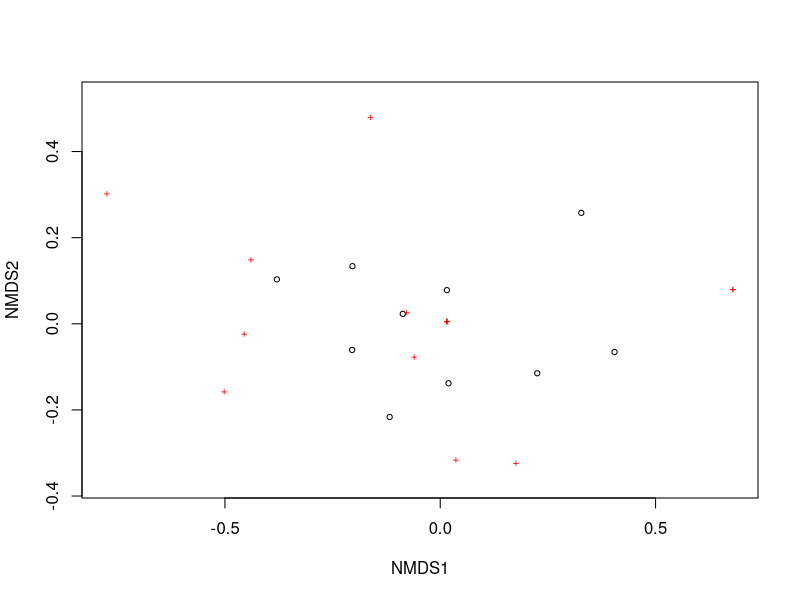
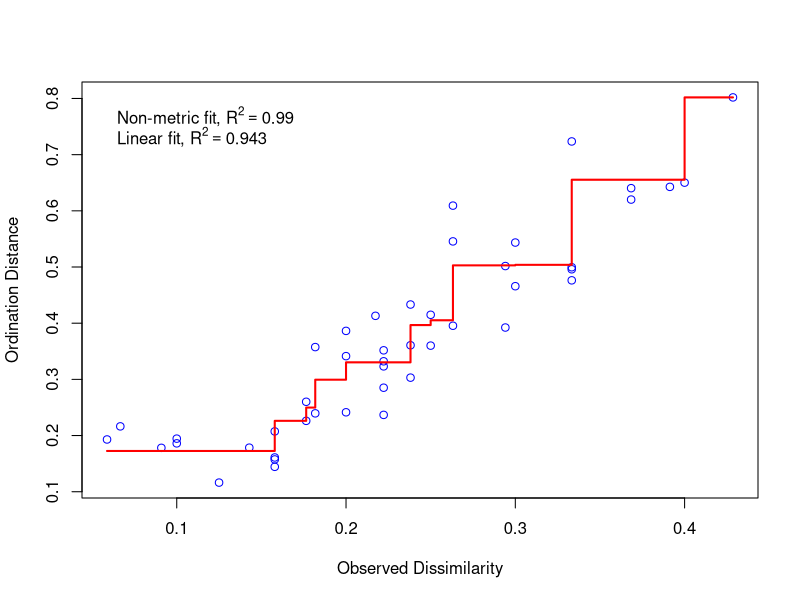
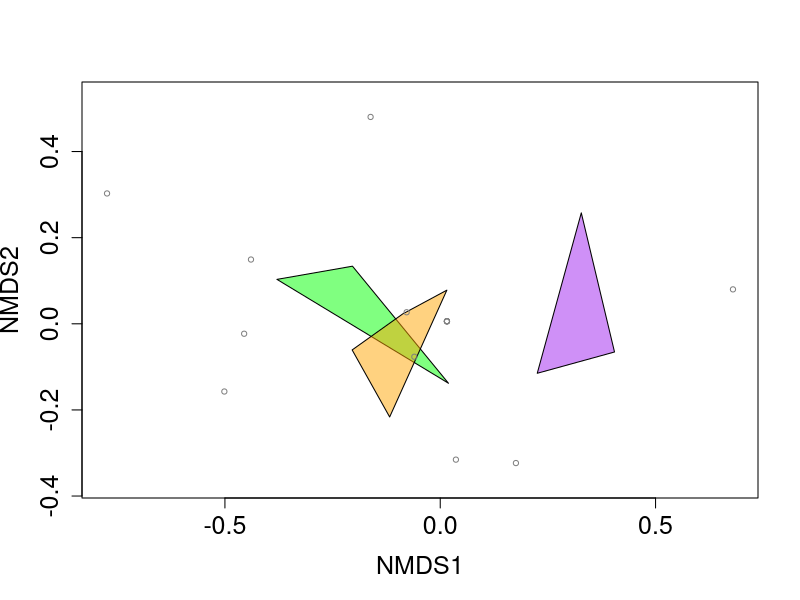

Source code (R) for these figures, in order: (Note: this script raises an error after producing the figures.)
# Dissertation NMDS Analysis
# Carla Leone
# 5th March, 2024

### Load the dataset and packages ----
install.packages("tidyverse")
install.packages("vegan")
library(tidyverse)
library(vegan)
library(readxl)

meta_richness <- read_excel("data/meta_richness.xlsx", 
                            sheet = "big_sheet (3)")
View(meta_richness)
meta_richness$habitat<- as.factor(meta_richness$habitat)

### NMDS broadband Presence/Absence----
max_richness <- read_excel("data/phonic_richness.xlsx", 
                                       sheet = "full_presence (2)")
View(max_richness)
max_richness<- subset(max_richness, select = -c(knock))
## Make separate for habitats
habitats <- read_excel("data/meta_richness.xlsx", 
                       sheet = "habitats")
habitats$habitat<- as.factor(habitats$habitat) # make habitat a factor
habitats<- subset(habitats, select= c(site, habitat)) #reduce the habitat data frame 
#creating max_richness 2 with habitat in the data frame to make plotting easier
max_richness_2<- merge(habitats, max_richness, by = c("site"))
max_richness_2<- max_richness_2 %>%
  column_to_rownames(var = "site")
max_richness_2$habitat<- as.factor(max_richness_2$habitat)
#once max_richness two has been created, can make site the row names in max richness 1
max_richness<- max_richness %>%
  column_to_rownames(var = "site") # make site the name of the rows

### Distance matrix calculation
max_richness_dist<- vegdist(max_richness, method="bray", binary =T)
max_richness_dist
perm_max_richness<- adonis2(max_richness_dist ~ habitat, data = habitats)
perm_max_richness

nmds_richness<- metaMDS(max_richness_dist,
                        distance = "bray", 
                        try = 300)
nmds_richness
#distance = binary bray

# ----
### NMDS Broadband Presence/Absence plot ----

richness_nmds<- metaMDS(max_richness_2[,-c(1)], #the community data
                    distance = "bray",
                    binary = T,
                    k =2 , 
                    try = 300) 
richness_nmds
goodness(richness_nmds)
scores(richness_nmds)
View(max_richness_2)
nrow(max_richness_2$habitat)
#stress = 0.079
#distance = bray
plot(richness_nmds)
stressplot(richness_nmds)

group = as.character(max_richness_2$habitat)
unique(max_richness_2$habitat)
colors = group
colors[colors=="1"] <- "Green"
colors[colors==2] <- "Purple"
colors[colors==3] <- "Orange"

ordiplot(richness_nmds, type = "n", cex.axis = 1.5, cex.lab=1.5)

for(i in unique(group)) {
 ordihull(richness_nmds$point[grep(i, group),], draw="polygon",
       groups = group[group == i],col = colors[grep(i,group)],label=F) } 
 
   orditorp(richness_nmds, display = "species", label=F, col = "Grey50", air = 0.01)
  
   fit <- adonis2(max_richness_2[, -c(1)] ~ habitat, max_richness_2, 
                 permutations = 999, method = "bray")
  fit
  
##needs to a be highlighted and run together
  
## Now to try in ggplot
  # ggplot version - from https://chrischizinski.github.io/rstats/vegan-ggplot2/
  Colours <- c( "#56B4E9", "#009E73", "#F0E442")
  names(Colours) <- c("1", "2", "3")
  Colours_darker <- darken(Colours, 0.4)
  names(Colours_darker) <- c("1", "2", "3")
  
  data.scores <- as.data.frame(scores(richness_nmds)$sites)  #Using the scores function from vegan to extract the site scores and convert to a data.frame
  data.scores$site <- rownames(data.scores)  # create a column of site names, from the rownames of data.scores
  data.scores$grp <- max_richness_2$habitat  #  add the grp variable created earlier
  View(data.scores)
  
  species.scores <- as.data.frame(scores(richness_nmds, "species"))  #Using the scores function from vegan to extract the species scores and convert to a data.frame
  species.scores$species <- rownames(species.scores)  # create a column of species, from the rownames of species.scores
  head(species.scores) 
  # insect_cols_mansort$Corrected_name
  
  hull.data <- data.frame()
  for(i in 1:length(unique(max_richness_2$habitat))){
    temp <- data.scores[data.scores$grp == unique(max_richness_2$habitat)[i], ][chull(data.scores[data.scores$grp == 
                                                                                                          unique(max_richness_2$habitat)[i], c("NMDS1", "NMDS2")]), ]
    hull.data <- rbind(hull.data, temp)
  }
  
  (max_richness_nmds_plot <- ggplot() +
      geom_polygon(data=hull.data,aes(x=NMDS1,y=NMDS2,fill=grp,group=grp),alpha=0.30) +# add the convex hulls
      labs(fill = "Habitat Category") +
      geom_text(data=species.scores,aes(x=NMDS1,y=NMDS2,label=species),size= 2, alpha=0.5) +  # add the species labels
      geom_point(data=data.scores,aes(x=NMDS1,y=NMDS2,colour=grp),size=3) + # add the point markers
      geom_text(data=data.scores,aes(x=NMDS1,y=NMDS2,label=site),size=3,vjust=0) +  # add the site labels
      scale_colour_manual(values=Colours) +
      scale_fill_manual(values=Colours) +
      # scale_x_continuous(limits = c(-1.4, 3), breaks = c(-1,0,1,2,3)) +
      # scale_y_continuous(limits = c(-1.4, 1.2), breaks = c(-1,-0.5,0, 0.5 ,1)) +
      scale_x_continuous(limits = c(-0.7, 1.6), breaks = c(-0.5,0,0.5,1,1.5)) +
      scale_y_continuous(limits = c(-0.7, 0.5), breaks = c(-0.5,0,0.5,1,1.5)) +
      #coord_equal() +
      theme_classic() +
      ggtitle("Broadband Presence/Absence") +
      theme(plot.title = element_text(hjust = 0.5))+
      guides(colour = FALSE))
  
  

###Table of results
# Extract NMDS coordinates
nmds_coordinates <- scores(richness_nmds)
nrow(nmds_coordinates)

# Convert coordinates to a data frame
nmds_df <- as.data.frame(nmds_coordinates)


# Add sample names (row names) to the data frame
nmds_df$site <- rownames(nmds_df)

# Optionally, you can rename the columns for clarity
colnames(nmds_df) <- c("NMDS1", "NMDS2", "Sample")

# Print or manipulate the resulting data frame as needed
print(nmds_df)

### Plots
ordihull(richness_nmds, # the nmds we created
         groups= habitats$habitat, #calling the groups from the mpa data frame we made
         draw = "polygon", # drawing polygons
         col = 1:3, # shading the polygons
         label = FALSE #removing labels from the polygons
) 

### permanova
#permanova
dist_full_richness<- vegdist(max_richness, method="jaccard", binary = TRUE)
perm_full_richness <- adonis2(dist_full_richness ~ habitat, data = habitats)

summary(perm_full_richness)
perm_full_richness
#significant p = 0.017

# dispersion
?betadisper()
permdisp_max_richness<- betadisper(dist_full_richness, habitat)
plot(permdisp_max_richness)
permdisp_max_richness
?permutest.betadisper
anova(permdisp_max_richness)
pmod <- permutest(permdisp_max_richness, permutations = 99, pairwise = TRUE)
pmod
# p value is 0.97 which indicates that the dispersion is not significantly different between the groups. 

### SIMPER
basic_simper<- simper(max_richness,
                      distance= "jaccard",#our community data set
                      permutations = 999) # permutations to run

summary(basic_simper , ordered = TRUE) #summary is the total contrast.

habitat_simper<- simper(max_richness, 
                         habitats$habitat,
                        distance= "jaccard",
                         permutations = 999)
?simper()
summary(habitat_simper)
habitat_simper

### permatfull on pres/abs
x1<- permatfull(max_richness, strata = habitats$habitat)
summary(x1)
plot(x1)


#----
#----
### NMDS Full Relative Abundance ----
max_relative_abundance <- read_excel("data/phonic_richness.xlsx", 
                           sheet = "full_relative_abundance (2)")
View(max_relative_abundance)
max_relative_abundance<- subset(max_relative_abundance, select = -c(knock))

max_relative_abundance<- max_relative_abundance %>%
  column_to_rownames(var = "site") # make site the name of the rows


## Make separate for habitats
habitats <- read_excel("data/meta_richness.xlsx", 
                       sheet = "habitats")
View(habitats)
habitats$habitat<- as.factor(habitats$habitat)
habitats<- subset(habitats, select = -c(boats,wind, animals))
habitats<- habitats %>%
  column_to_rownames(var = "site")

### NMDS
relative_abundance_nmds<- metaMDS(dist_full_relative_abundance, #the community data
                        distance = "bray",# Using bray-curtis distance
                        try = 300)
relative_abundance_nmds
#stress = 0.0826
#distance = bray
plot(relative_abundance_nmds)
stressplot(relative_abundance_nmds)

### Plots

ordihull(relative_abundance_nmds, # the nmds we created
         groups= habitats$habitat, #calling the groups from the mpa data frame we made
         draw = "polygon", # drawing polygons
         col = 1:3, # shading the polygons
         label = FALSE #removing labels from the polygons
) 

### permanova
install.packages("pairwise.adonis")

dist_full_relative_abundance<- vegdist(max_relative_abundance, method="bray")
perm_full_relative_abundance <- adonis2(dist_full_relative_abundance ~ habitat, data = habitats)
pairwise1<- pairwise.adonis2(dist_full_relative_abundance ~ habitat, 
                 data =habitats, permutations = 999)
perm_full_relative_abundance
#not significant p = 0.182

#significant 

### SIMPER
basic_simper<- simper(max_relative_abundance,
                      distance= "bray",#our community data set
                      permutations = 999) # permutations to run

summary(basic_simper , ordered = TRUE) #summary is the total contrast.

habitat_simper<- simper(max_relative_abundance, 
                        habitats$habitat,
                        distance= "bray",
                        permutations = 999)
summary(habitat_simper)



# ----
# ----
# ----
## NMDS Broadband Abundance ---- 
# Load the data
library(readxl)
full_abundance <- read_excel("data/phonic_richness.xlsx", 
                            sheet = "full_occurrence (2)")
View(full_abundance)
full_abundance<- subset(full_abundance, select = -c(knock))


# make the sites the row names
full_abundance<- full_abundance %>%
column_to_rownames(var = "site")
str(full_abundance)

full_abundance<- full_abundance[, 1:16] <- full_abundance[, 1:16] * 13
View(full_abundance)

# calculating distances and permanova
full_abundance_distance<- vegdist(full_abundance, method="bray")
perm_full_abundance<- adonis2(full_abundance_distance ~ habitat, data = habitats)
perm_full_abundance

# make the nmds
full_abundance_nmds<- metaMDS(full_abundance_distance, #the community data
                      distance = "bray",
               k=2,# Using bray-curtis distance
                      try = 300)

full_abundance_nmds
#stress = 0.079
# method of distance is bray curtis dissimilarity

plot(full_abundance_nmds)
ordihull(full_occurrence_nmds, # the nmds we created
         groups= habitats$habitat, #calling the groups from the mpa data frame we made
         draw = "polygon", # drawing polygons
         col = 1:3, # shading the plygons
         label = FALSE #removing labels from the plygons
) 


### SIMPER = contribution to dissimilarities ...between groups
basic_simper_full_abundance<- simper(full_abundance,
                      distance= "bray",#our community data set
                      permutations = 999) # permutations to run

summary(basic_simper_full_abundance, ordered = T) #summary is the total contrast.
# Extract dissimilarity values and contributions
dissimilarity <- basic_simper_full_abundance$diss
contributions <- basic_simper_full_abundance$contrib

# Combine dissimilarity and contributions into a data frame
simper_output <- data.frame(Dissimilarity = dissimilarity, Contributions = contributions)
View(simper_output)
basic_simper_full_abundance
write.table(basic_simper_full_abundance)
write.table(basic_simper_full_abundance, file = "simper_output_table.txt", sep = "\t", quote = FALSE)
?simper
habitat_simper_full_abundance<- simper(full_abundance, 
                        habitats$habitat,
                        distance= "bray",
                        permutations = 999)
summary(habitat_simper_full_abundance)

# ----
## NMDS Broadband Abundance Plot ----
# the nmds
full_abundance_nmds<- metaMDS(max_abundance_2[,-c(1)], #the community data
                              distance = "bray",
                              k=2,# Using bray-curtis distance
                              try = 300)
full_abundance_nmds
max_abundance_2<- merge(habitats, full_abundance, by = c("site"))
max_abundance_2<- max_abundance_2 %>%
  column_to_rownames(var = "site")
max_abundance_2$habitat<- as.factor(max_abundance_2$habitat)
max_abundance_2<- subset(max_abundance_2, select= -c(knock))



group = as.character(max_abundance_2$habitat)
unique(max_abundance_2$habitat)
colors = group
colors[colors=="1"] <- "Green"
colors[colors==2] <- "Purple"
colors[colors==3] <- "Orange"

ordiplot(full_abundance_nmds, type = "n", cex.axis = 1.5, cex.lab=1.5)

for(i in unique(group)) {
  ordihull(full_abundance_nmds$point[grep(i, group),], draw="polygon",
           groups = group[group == i],col = colors[grep(i,group)],label=F) } 

orditorp(full_abundance_nmds, display = "species", label=F, col = "Grey50", air = 0.01)

fit <- adonis2(max_abundance_2[, -c(1)] ~ habitat, max_abundance_2, 
               permutations = 999, method = "bray")
fit

##needs to a be highlighted and run together

## Now to try in ggplot
# ggplot version - from https://chrischizinski.github.io/rstats/vegan-ggplot2/
Colours <- c( "#56B4E9", "#009E73", "#F0E442")
names(Colours) <- c("1", "2", "3")
Colours_darker <- darken(Colours, 0.4)
names(Colours_darker) <- c("1", "2", "3")

data.scores <- as.data.frame(scores(full_abundance_nmds)$sites)  #Using the scores function from vegan to extract the site scores and convert to a data.frame
data.scores$site <- rownames(data.scores)  # create a column of site names, from the rownames of data.scores
data.scores$grp <- max_abundance_2$habitat  #  add the grp variable created earlier
View(data.scores)

species.scores <- as.data.frame(scores(full_abundance_nmds, "species"))  #Using the scores function from vegan to extract the species scores and convert to a data.frame
species.scores$species <- rownames(species.scores)  # create a column of species, from the rownames of species.scores
head(species.scores) 
# insect_cols_mansort$Corrected_name

hull.data <- data.frame()
for(i in 1:length(unique(max_abundance_2$habitat))){
  temp <- data.scores[data.scores$grp == unique(max_abundance_2$habitat)[i], ][chull(data.scores[data.scores$grp == 
                                                                                                  unique(max_abundance_2$habitat)[i], c("NMDS1", "NMDS2")]), ]
  hull.data <- rbind(hull.data, temp)
}

(max_abundance_nmds_plot <- ggplot() +
    geom_polygon(data=hull.data,aes(x=NMDS1,y=NMDS2,fill=grp,group=grp),alpha=0.30) +# add the convex hulls
    labs(fill = "Habitat Category") +
   # geom_text(data=species.scores,aes(x=NMDS1,y=NMDS2,label=species),size= 2, alpha=0.5) +  # add the species labels
    geom_point(data=data.scores,aes(x=NMDS1,y=NMDS2,colour=grp),size=3) + # add the point markers
    geom_text(data=data.scores,aes(x=NMDS1,y=NMDS2,label=site),size=3,vjust=0) +  # add the site labels
    scale_colour_manual(values=Colours) +
    scale_fill_manual(values=Colours) +
    # scale_x_continuous(limits = c(-1.4, 3), breaks = c(-1,0,1,2,3)) +
    # scale_y_continuous(limits = c(-1.4, 1.2), breaks = c(-1,-0.5,0, 0.5 ,1)) +
    scale_x_continuous(limits = c(-0.7, 0.8), breaks = c(-0.5,0,0.5,1,1.5)) +
    scale_y_continuous(limits = c(-0.7, 0.5), breaks = c(-0.5,0,0.5,1,1.5)) +
    #coord_equal() +
    theme_classic() +
    ggtitle("Broadband Sound Type Abundance") +
    theme(plot.title = element_text(hjust = 0.5),
           axis.text = element_text(size = 14),  # adjust font size of axis text
           axis.title = element_text(size = 16))+
    guides(colour = FALSE) +
  theme(axis.line = element_line(size = 1),  # adjust axis line thickness
                                  legend.text = element_text(size = 12),  # increase legend text size
                                  legend.title = element_text(size = 14))  

)

# plotting with ggplot ----
data.scores <- as.data.frame(scores(activity_nmds))  #Using the scores function from vegan to extract the site scores and convert to a data.frame
data.scores$site <- rownames(data.scores)  # create a column of site names, from the rownames of data.scores
data.scores$habitat <- habitats  #  add the grp variable created earlier
head(data.scores) 

species.scores <- as.data.frame(scores(activity_nmds, "species"))  #Using the scores function from vegan to extract the species scores and convert to a data.frame
species.scores$species <- rownames(species.scores)  # create a column of species, from the rownames of species.scores
head(species.scores) 

grp.1 <- data.scores[data.scores$habitat == "1", ][chull(data.scores[data.scores$habitat == 
                                                                   "1", c("sites.NMDS1", "sites.NMDS2")]), ]  # hull values for grp A

grp.2 <- data.scores[data.scores$habitat == "2", ][chull(data.scores[data.scores$habitat == 
                                                                   "2", c("sites.NMDS1", "sites.NMDS2")]), ]  # hull values for grp B

grp.3 <- data.scores[data.scores$habitat == "3", ][chull(data.scores[data.scores$habitat == 
                                                                       "3", c("sites.NMDS1", "sites.NMDS2")]), ]  # hull values for grp B

hull.data <- rbind(grp.1, grp.2, grp.3)  #combine grp.a and grp.b
hull.data

library(tidyverse)
Colours <- c("#E69F00", "#56B4E9", "#009E73", "#F0E442", "#0072B2", "#D55E00")
names(Colours) <- c("BW", "LI", "SOSR", "WB", "WOSR", "WW")
Colours_darker <- darken(Colours, 0.4)
names(Colours_darker) <- c("BW", "LI", "SOSR", "WB", "WOSR", "WW")

(  full_abundance_NMDS_plot <- ggplot() +
    geom_polygon(data=hull.data,aes(x=sites.NMDS1,y=sites.NMDS2,fill=habitat,group=habitat),alpha=0.30) + # add the convex hulls
    #geom_text(data=species.scores,aes(x=NMDS1,y=NMDS2,label=species),alpha=0.5) +  # add the species labels
    geom_point(data=data.scores,aes(x=sites.NMDS1,y=sites.NMDS2,colour=habitat),size=3) + # add the point markers
    #geom_text(data=data.scores,aes(x=NMDS1,y=NMDS2,label=site),size=6,vjust=0) +  # add the site labels
    scale_colour_manual(values=Colours) +
    scale_fill_manual(values=Colours) +
    # scale_x_continuous(limits = c(-1.4, 3), breaks = c(-1,0,1,2,3)) +
    # scale_y_continuous(limits = c(-1.4, 1.2), breaks = c(-1,-0.5,0, 0.5 ,1)) +
    scale_x_continuous(limits = c(-0.7, 1.6), breaks = c(-0.5,0,0.5,1,1.5)) +
    scale_y_continuous(limits = c(-0.7, 0.5), breaks = c(-0.5,-0.25,0,0.25,0.5)) +
    #coord_equal() 
    ggtitle("Invertebrates") +
    theme(plot.title = element_text(hjust = 0.5)))

# SIMPER 
basic_simper_activity<- simper(activity_nmds, #our community data set
                      permutations = 999) # permutations to run

summary(basic_simper , ordered = TRUE) #summary is the total contrast.

habitat_simper<- simper(activity, 
                        habitats$habitat,
                        permutations = 999)
summary(habitat_simper, ordered = T)
stressplot(nmds)
ordiplot(nmds, type= "text")


# ----
# ----
## NMDS Low Relative Abundance ----
# import the dataset
low_relative_abundance <- read_excel("data/phonic_richness.xlsx", 
                            sheet = "low_relative_abundance (2)")

low_relative_abundance<- subset(low_relative_abundance, select = -c(13) ) #remove unnecessary columns
low_relative_abundance<- low_relative_abundance %>%
  column_to_rownames(var = "site")
View(low_relative_abundance)
# Make the nmds
low_abundance_nmds<- metaMDS(low_relative_abundance, #the community data
           distance = "bray",
           k=2, # Using bray-curtis distance
           try = 300)
low_abundance_nmds
# stress = 0.066
plot(low_abundance_nmds)
abundance_simper_habitat<- simper(abundances,
                                  habitats$habitat,#our community data set
                          permutations = 999) # permutations to run
summary(abundance_simper_habitat)
### permanova
dist_low_abundance<- vegdist(low_relative_abundance, method="bray")
perm_low_abundance <- adonis2(dist_low_abundance ~ habitat, data = habitats)

perm_low_abundance
#not significant , p = 0.083


### Plots
ordihull(low_abundance_nmds, # the nmds we created
         groups= habitats$habitat, #calling the groups from the mpa data frame we made
         draw = "polygon", # drawing polygons
         col = 1:3, # shading the plygons
         label = FALSE #removing labels from the plygons
) 

### SIMPER
basic_simper<- simper(abundance_nmds, #our community data set
                      permutations = 999) # permutations to run

summary(basic_simper , ordered = TRUE) #summary is the total contrast.

habitat_simper<- simper(presence_nmds, 
                        habitats$habitat,
                        permutations = 999)
summary(habitat_simper)


# ----
# ---- 
## NMDS Low presence ----
low_presence<- read_excel("data/phonic_richness.xlsx", 
                                      sheet = "low_presence (2)")
View(low_presence)
low_presence<- subset(low_presence, select = -c(habitat) ) #remove unnecessary columns

low_presence<- low_presence %>%
  column_to_rownames(var = "site")
View(low_presence)

## Distance matrix and PERMANOVA
low_presence_dist<- vegdist(low_presence, method = "bray", binary = T)
low_presence_perm<- adonis2(low_presence_dist~ habitat, data = habitats)
low_presence_perm


##nmds
nmds_low_presence<-  metaMDS(low_presence_dist, 
                                            distance = "bray",
                                            k = 2, 
                                            try = 300)

nmds_low_presence
# stress = 0.077
plot(nmds_low_presence)
stressplot(nmds_low_presence)
ordiplot(nmds_low_presence, type= "text")


#simper
basic_simper<- simper(low_presence, #our community data set
                      permutations = 999) # permutations to run

summary(basic_simper , ordered = TRUE) #summary is the total contrast.

habitat_simper<- simper(nmds_low_richness_matrix, 
                        habitats$habitat,
                        permutations = 999)
summary(habitat_simper)
#plot
plot.new()
ordihull(nmds_low_presence, # NMDS results object
         groups = habitats$habitat, # Grouping variable
         draw = "polygon", # Draw polygons
         col = 1:3, # Specify colors for polygons
         label = FALSE # Remove labels from polygons
)
## ----
## NMDS Low presence Plot ----
# the nmds
low_presence_nmds<- metaMDS(low_presence_2[,-c(1)], #the community data
                              distance = "bray",
                            binary = T,
                              k=2,# Using bray-curtis distance
                              try = 300)


low_presence_2<- merge(habitats, low_presence, by = c("site"))
low_presence_2<- low_presence_2 %>%
  column_to_rownames(var = "site")
low_presence_2$habitat<- as.factor(low_presence_2$habitat)
View(low_presence_2)



group = as.character(low_presence_2$habitat)
unique(low_presence_2$habitat)
colors = group
colors[colors=="1"] <- "Green"
colors[colors==2] <- "Purple"
colors[colors==3] <- "Orange"

ordiplot(low_presence_nmds, type = "n", cex.axis = 1.5, cex.lab=1.5)

for(i in unique(group)) {
  ordihull(low_presence_nmds$point[grep(i, group),], draw="polygon",
           groups = group[group == i],col = colors[grep(i,group)],label=F) } 

orditorp(low_presence_nmds, display = "species", label=F, col = "Grey50", air = 0.01)

fit <- adonis2(low_presence_2[, -c(1)] ~ habitat, low_presence_2, 
               permutations = 999, method = "bray")
fit

##needs to a be highlighted and run together

## Now to try in ggplot
# ggplot version - from https://chrischizinski.github.io/rstats/vegan-ggplot2/
Colours <- c( "#56B4E9", "#009E73", "#F0E442")
names(Colours) <- c("1", "2", "3")
Colours_darker <- darken(Colours, 0.4)
names(Colours_darker) <- c("1", "2", "3")

data.scores <- as.data.frame(scores(low_presence_nmds)$sites)  #Using the scores function from vegan to extract the site scores and convert to a data.frame
data.scores$site <- rownames(data.scores)  # create a column of site names, from the rownames of data.scores
data.scores$grp <-low_presence_2$habitat  #  add the grp variable created earlier
View(data.scores)

species.scores <- as.data.frame(scores(low_presence_nmds, "species"))  #Using the scores function from vegan to extract the species scores and convert to a data.frame
species.scores$species <- rownames(species.scores)  # create a column of species, from the rownames of species.scores
head(species.scores) 
# insect_cols_mansort$Corrected_name

hull.data <- data.frame()
for(i in 1:length(unique(low_presence_2$habitat))){
  temp <- data.scores[data.scores$grp == unique(low_presence_2$habitat)[i], ][chull(data.scores[data.scores$grp == 
                                                                                                   unique(low_presence_2$habitat)[i], c("NMDS1", "NMDS2")]), ]
  hull.data <- rbind(hull.data, temp)
}

(low_presence_nmds_plot <- ggplot() +
    geom_polygon(data=hull.data,aes(x=NMDS1,y=NMDS2,fill=grp,group=grp),alpha=0.30) +# add the convex hulls
    labs(fill = "Habitat Category") +
    geom_text(data=species.scores,aes(x=NMDS1,y=NMDS2,label=species),size= 2, alpha=0.5) +  # add the species labels
    geom_point(data=data.scores,aes(x=NMDS1,y=NMDS2,colour=grp),size=3) + # add the point markers
    geom_text(data=data.scores,aes(x=NMDS1,y=NMDS2,label=site),size=3,vjust=0) +  # add the site labels
    scale_colour_manual(values=Colours) +
    scale_fill_manual(values=Colours) +
    # scale_x_continuous(limits = c(-1.4, 3), breaks = c(-1,0,1,2,3)) +
    # scale_y_continuous(limits = c(-1.4, 1.2), breaks = c(-1,-0.5,0, 0.5 ,1)) +
    scale_x_continuous(limits = c(-0.7, 1.0), breaks = c(-0.5,0,0.5,1,1.5)) +
    scale_y_continuous(limits = c(-0.7, 1.0), breaks = c(-0.5,0,0.5,1,1.5)) +
    #coord_equal() +
    theme_classic() +
    ggtitle("Low Frequency Band Sound Type Presence/Absence") +
    theme(plot.title = element_text(hjust = 0.5))+
    guides(colour = FALSE))


## ----
## NMDS low Abundance ----
low_abundance<- read_excel("data/phonic_richness.xlsx", 
                                      sheet = "low_activity (2)")
View(low_abundance)
low_abundance<- subset(low_abundance, select = -c(habitat))
low_abundance<- low_abundance %>%
  column_to_rownames(var = "site")
str(low_abundance)
low_abundance<- low_abundance[, 1:12] <- low_abundance[, 1:12] * 13

## distances and permanva
low_abundance_dist<- vegdist(low_abundance, method = "bray")
low_abundance_perm<- adonis2(low_abundance_dist~ habitat, data = habitats)
low_abundance_perm

##nmds
nmds_low_abundance<-  metaMDS(low_abundance, #the community data
                             distance = "bray",
                             # Using bray-curtis distance
                             try = 300)

nmds_low_occurrence
#stress = 0.067

stressplot(nmds_low_abundance)
ordiplot(nmds_low_occurrence, type= "text")
?ordiplot
plot(nmds_low_occurrence)
View(habitats)

ordihull(nmds_low_occurrence, # the nmds we created
         groups= habitats$habitat, #calling the groups from the mpa data frame we made
         draw = "polygon", # drawing polygons
         col = 1:3, # shading the plygons
         label = FALSE #removing labels from the plygons
) 

nmds_low_occurrence$points

# Calculate convex hulls
chulls <- as.data.frame(tapply(1:nrow(nmds_low_occurrence$points), habitats$habitat, function(i) {
  hull_pts <- chull(nmds_low_occurrence$points[i, 1], nmds_low_occurrence$points[i, 2])
  cbind(nmds_low_occurrence$points[i[hull_pts], ], Group = unique(habitats$habitat[i]))
}))

# Plot NMDS points and convex hulls
ggplot() +
geom_point (data = nmds_low_occurrence$points, aes(x = MDS1, y = MDS2)) +
  geom_polygon(data = chulls, aes(group = habitat), fill = NA, color = "black") +
  labs(title = "NMDS Plot with Convex Hulls", x = "MDS1", y = "MDS2")

## adding habitat
habitats <- read_excel("data/meta_richness.xlsx", 
                       sheet = "habitats")
View(habitats)
habitats$habitat<- as.factor(habitats$habitat)

# Try PERMANOVA
dist_low_occurrence<- vegdist(low_occurrence, method="bray")
perm_low_occurrence <- adonis2(low_abundance ~ habitat, data = habitats)

summary(perm_low_occurrence)
perm_low_occurrence
# is significant: 0.033 = p

#simper
basic_simper<- simper(nmds_low_abundance_matrix, #our community data set
                      permutations = 999) # permutations to run

summary(basic_simper , ordered = TRUE) #summary is the total contrast.
# none have significant p values, but highest ratio is the thump

habitat_simper<- simper(dist_low_occurrence, 
                        habitats$habitat,
                        permutations = 999)
summary(habitat_simper)
w# difference between 1-2 = knock
# difference between 1-3 = croak and knock
# difference between 2-3 = low long grunt

##Plot
ordihull(nmds_low_abundance_matrix, # the nmds we created
         groups= habitats$habitat, #calling the groups from the mpa data frame we made
         draw = "polygon", # drawing polygons
         col = 1:3, # shading the plygons
         label = FALSE #removing labels from the plygons
) 

## ----
### NMDS Low abundance plot ----
# the nmds
low_abundance_nmds<- metaMDS(low_abundance_2[,-c(1)], #the community data
                            distance = "bray",
                            k=2,# Using bray-curtis distance
                            try = 300)

low_abundance<- read_excel("data/phonic_richness.xlsx", 
                           sheet = "low_activity (2)")
low_abundance<- subset(low_abundance, select = -c(habitat))
low_abundance<- low_abundance %>%
  column_to_rownames(var = "site")
site<- rownames(low_abundance)
low_abundance<- low_abundance[, 1:12] <- low_abundance[, 1:12] * 13
low_abundance$site<- site
str(low_abundance)
low_abundance_2<- merge(habitats, low_abundance, by = c("site"))
low_abundance_2<- low_abundance_2 %>%
  column_to_rownames(var = "site")
low_abundance_2$habitat<- as.factor(low_abundance_2$habitat)
View(low_abundance_2)



group = as.character(low_abundance_2$habitat)
unique(low_abundance_2$habitat)
colors = group
colors[colors=="1"] <- "Green"
colors[colors==2] <- "Purple"
colors[colors==3] <- "Orange"

ordiplot(low_abundance_nmds, type = "n", cex.axis = 1.5, cex.lab=1.5)

for(i in unique(group)) {
  ordihull(low_abundance_nmds$point[grep(i, group),], draw="polygon",
           groups = group[group == i],col = colors[grep(i,group)],label=F) } 

orditorp(low_abundance_nmds, display = "species", label=F, col = "Grey50", air = 0.01)

fit <- adonis2(low_abundance_2[, -c(1)] ~ habitat, low_abundance_2, 
               permutations = 999, method = "bray")
fit

##needs to a be highlighted and run together

## Now to try in ggplot
# ggplot version - from https://chrischizinski.github.io/rstats/vegan-ggplot2/
Colours <- c( "#56B4E9", "#009E73", "#F0E442")
names(Colours) <- c("1", "2", "3")
Colours_darker <- darken(Colours, 0.4)
names(Colours_darker) <- c("1", "2", "3")

data.scores <- as.data.frame(scores(low_abundance_nmds)$sites)  #Using the scores function from vegan to extract the site scores and convert to a data.frame
data.scores$site <- rownames(data.scores)  # create a column of site names, from the rownames of data.scores
data.scores$grp <-low_abundance_2$habitat  #  add the grp variable created earlier
View(data.scores)

species.scores <- as.data.frame(scores(low_abundance_nmds, "species"))  #Using the scores function from vegan to extract the species scores and convert to a data.frame
species.scores$species <- rownames(species.scores)  # create a column of species, from the rownames of species.scores
head(species.scores) 
# insect_cols_mansort$Corrected_name

hull.data <- data.frame()
for(i in 1:length(unique(low_abundance_2$habitat))){
  temp <- data.scores[data.scores$grp == unique(low_abundance_2$habitat)[i], ][chull(data.scores[data.scores$grp == 
                                                                                                  unique(low_abundance_2$habitat)[i], c("NMDS1", "NMDS2")]), ]
  hull.data <- rbind(hull.data, temp)
}

(low_abundance_nmds_plot <- ggplot() +
    geom_polygon(data=hull.data,aes(x=NMDS1,y=NMDS2,fill=grp,group=grp),alpha=0.30) +# add the convex hulls
    labs(fill = "Habitat Category") +
   geom_text(data=species.scores,aes(x=NMDS1,y=NMDS2,label=species),size= 2, alpha=0.5) +  # add the species labels
    geom_point(data=data.scores,aes(x=NMDS1,y=NMDS2,colour=grp),size=3) + # add the point markers
    geom_text(data=data.scores,aes(x=NMDS1,y=NMDS2,label=site),size=3,vjust=0) +  # add the site labels
    scale_colour_manual(values=Colours) +
    scale_fill_manual(values=Colours) +
    # scale_x_continuous(limits = c(-1.4, 3), breaks = c(-1,0,1,2,3)) +
    # scale_y_continuous(limits = c(-1.4, 1.2), breaks = c(-1,-0.5,0, 0.5 ,1)) +
    scale_x_continuous(limits = c(-0.7, 1.6), breaks = c(-0.5,0,0.5,1,1.5)) +
    scale_y_continuous(limits = c(-0.7, 1.0), breaks = c(-0.5,0,0.5,1,1.5)) +
    #coord_equal() +
    theme_classic() +
    ggtitle("Low Frequency Band Sound Type Abundance") +
    theme(plot.title = element_text(hjust = 0.5))+
    guides(colour = FALSE))
### ----
### ----
## low occurrence nmds----
nmds_low_activity_matrix<- read_excel("data/meta_richness.xlsx", 
                                       sheet = "low_activity")
View(nmds_low_activity_matrix)
nmds_low_activity_matrix<- subset(nmds_low_activity_matrix, select = -c(simpsons,habitat, max_richness) ) #remove unnecessary columnsc


nmds_low_activity_matrix<- nmds_low_activity_matrix %>%
  column_to_rownames(var = "site")
View(nmds_low_abundance_matrix)

##nmds
nmds_low_activity<-  metaMDS(nmds_low_activity_matrix, #the community data
                              distance = "bray",
                              autotransform = T,
                              # Using bray-curtis distance
                              try = 300)

nmds_low_activity
plot(nmds_low_abundance)
stressplot(nmds_low_activity)
ordiplot(nmds_low_activity, type= "text")

ordihull(nmds_low_abundance_matrix, # the nmds we created
         groups= habitats$habitat, #calling the groups from the mpa data frame we made
         draw = "polygon", # drawing polygons
         col = 1:3, # shading the plygons
         label = FALSE #removing labels from the plygons
) 


## adding habitat
habitats <- read_excel("data/meta_richness.xlsx", 
                       sheet = "habitats")
View(habitats)
habitats$habitat<- as.factor(habitats$habitat)

# Try PERMANOVA
dist_low_activity<- vegdist(nmds_low_activity_matrix, method="bray")
perm_low_activity <- adonis2(dist_low_activity ~ habitat, data = habitats)

summary(perm_low_abundance)
perm_low_activity
#significant


#simper
basic_simper<- simper(nmds_low_abundance_matrix, #our community data set
                      permutations = 999) # permutations to run

summary(basic_simper , ordered = TRUE) #summary is the total contrast.
# none have significant p values, but highest ratio is the thump

habitat_simper<- simper(nmds_low_abundance_matrix, 
                        habitats$habitat,
                        permutations = 999)
summary(habitat_simper)
# difference between 1-2 = knock
# difference between 1-3 = croak and knock
# difference between 2-3 = low long grunt

##Plot
ordihull(nmds_low_activity_matrix, # the nmds we created
         groups= habitats$habitat, #calling the groups from the mpa data frame we made
         draw = "polygon", # drawing polygons
         col = 1:3, # shading the plygons
         label = FALSE #removing labels from the plygons
) 

## Richness vs time ----
class(meta_richness$time)
View(meta_richness)
View(richness)
richness$richness<- as.numeric(richness$richness)

#Compute average richness for each time point and habitat category
df_avg <- richness %>%
  group_by(time,habitat) %>%
  summarise(avg_richness = mean(max_richnes),
            sd_richness = sd(max_richnes),
            se_richness = sd(max_richnes) /sqrt(n()))%>%
              ungroup()
#gives the stats for each habitat at each time point. Has taken the average richness of each habitat for each time.

### Group by site
df_avg_site<- richness %>%
  group_by(time,site) %>%
  summarise(avg_richness = mean(richness),
            sd_richness = sd(richness),
            se_richness = sd(richness) /sqrt(n()))%>%
  ungroup()

View(df_avg)

### Plot by habitat
ggplot(df_avg, aes(x = time, y = avg_richness, color = habitat)) +
  geom_line() +  # Add lines
  geom_point() +  # Add points
  labs(x = "Time", y = "Average Richness", color = "Habitat Category") +  # Labels
  theme_minimal()  # Optional: change theme if desired

### plot by site
ggplot(df_avg_site, aes(x = time, y = avg_richness, color = site)) +
  geom_line() +  # Add lines
  geom_point() +  # Add points
  labs(x = "Time", y = "Average Richness", color = "Habitat Category") +  # Labels
  theme_minimal()  # Optional: change theme if desired


### Using the full dataset richness to plot and adding error bars
ggplot(richness, aes(x = time, y = richness, color = habitat)) +
  stat_summary(fun.data = mean_se, geom = "line") +  # Add lines with mean and standard error
  stat_summary(fun.data = mean_se, geom = "point") +  # Add points with mean and standard error
  stat_summary(fun.data = mean_se, geom = "errorbar", width = 0.1) +  # Add error bars with standard error
  labs(x = "Time", y = "Richness", color = "Habitat Category") +  # Labels
  theme_minimal()

## Clustering presence ----
dist_low_presence<- vegdist(low_presence, method="jaccard")
cluster <- hclust(dist_low_presence, method = "average", members = NULL)
plot(cluster)

?hclust
## Clustering Indices? ----
str(merged_habitats)
str(merged_cluster)
merged_cluster<- merged_avg %>%
  select(-c(1,2))

dist_indices<- vegdist(merged_cluster, method= "bray")
cluster_indices<- hclust(dist_indices, method= "averag", member =NULL)
plot(cluster_indices)
## Richness vs diversity ----
str(meta_richness)
linear<- meta_richness%>%
  group_by(site, habitat)%>%
  summarise(richness = mean(max_richnes),
            simpson = mean(simpson))%>%
  ungroup()
View(linear)
linear$habitat<- as.factor(linear$habitat)

ggplot(linear, aes(x = richness, y = simpson, color = habitat)) +
  geom_point() + # Add points
  geom_text(aes(label = site), vjust = -0.5) +
  geom_smooth(aes(y=predictions), method = "lm", se=F, colour = "black") +
  labs(x = "Site Maximum Number of Signal Types", y = "Simpson's Diversity (D)", color = "Habitat Complexity") +
  theme_classic()

predictions<- predict(lm_linear)
lm_linear<- lm(simpson~richness, data=linear)
plot(lm_linear)
#doesnt meet the assumptions
summary(lm_linear)
correlation<- cor(linear$richness, linear$simpson, method = "spearman")
print(correlation)
#spearmans correlation is 0.8211, pretty good
## Low Richness vs Low Diversity ----
str(merged)
linear_low<- subset(merged, select = c(1,66, 67,57))
linear_low<- linear_low %>%
  group_by(site, habitat)%>%
  summarise(richness = mean(low_max_richness),
            simpson = mean(low_simpson))%>%
  ungroup()
linear_low$habitat<- as.factor(linear_low$habitat)
View(linear_low)
lm_linear_low<- lm(simpson~richness, data=linear_low)
summary(lm_linear_low)
plot(lm_linear_low)
# doesnt fit assumptions, lots of leverage and unqual variance
correlation_low<- cor(linear_low$richness, linear_low$simpson, method = "spearman")
print(correlation_low)
#0.82
predictions_low <- predict(lm_linear_low)
#plot
ggplot(linear_low, aes(x = richness, y = simpson, color = habitat)) +
  geom_point() + # Add points
  geom_text(aes(label = site), vjust = -0.5) +
  geom_smooth(aes(y=predictions_low), method = "lm", se=F, colour = "black") +
  labs(x = "Site Maximum Number of Signal Types", y = "Simpson's Diversity (D)", color = "Habitat Complexity") +
  theme_classic()

## Plotting relative abundance ----
library(ggplot2)
# first make correct dataset. Need column for sound, relative abundance, site, and habitat
low_relative_abundance <- read_excel("data/phonic_richness.xlsx", 
                                     sheet = "low_relative_abundance (2)")
low_relative_abundance<- subset(low_relative_abundance, select = -c(...14, ...15, ...16, ...17))

# Make the data in long format
long_data <- gather(low_relative_abundance, key = "Species", value = "RelativeAbundance", -c(site, habitat))

summary_data <- long_data %>%
  group_by(Species, site, habitat) %>%
  summarise(mean_abundance = mean(RelativeAbundance),
            se_abundance = sd(RelativeAbundance) / sqrt(n())) %>%
  ungroup()

# Plot
# trying proportional fill
## colours
custom_palette <- c("#A6CEE3", "#1F78B4", "#B2DF8A", "#33A02C", "#FB9A99", "#E31A1C",
                    "#FDBF6F", "#FF7F00", "#CAB2D6", "#6A3D9A", "#FFFF99", "#B15928", "#8DD3C7")

(long_data_plot<- ggplot(summary_data, aes(x = site, y = mean_abundance, fill = Species)) +
  geom_bar(stat = "identity") +
  scale_fill_manual(values = custom_palette) + 
  labs(title = "Relative Abundance by Site",
       x = "Site",
       y = "Relative Abundance",
       fill = "Sound Category") +
  theme_classic() +
  theme(axis.text.x = element_text(angle = 45, hjust = 1)) +
  facet_wrap(~habitat, scales = "free")
)
